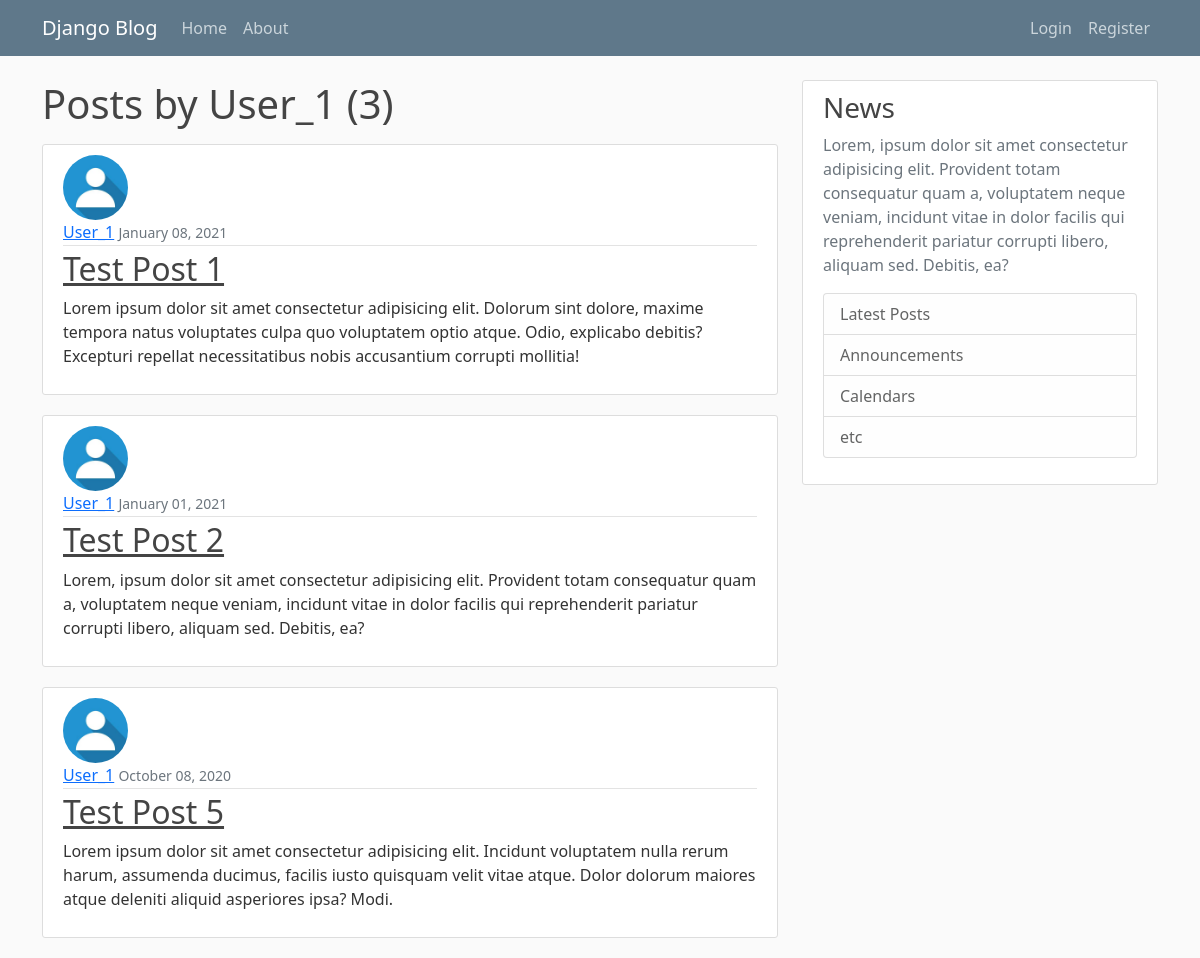
/user/User_1, run on the app's committed database.
### blog/models.py (models this page shows, shortened)
class Post(models.Model):
    title = models.CharField(max_length=100)
    content = models.TextField()
    pub_date = models.DateTimeField(default=timezone.now)
    author = models.ForeignKey(User, on_delete=models.CASCADE)
    class Meta:
        verbose_name = "Post"
        verbose_name_plural = "Posts"

### users/models.py (models this page shows, shortened)
class Profile(models.Model):
    user = models.OneToOneField(User, on_delete=models.CASCADE)
    img = models.ImageField(default='default.jpeg', upload_to='profile_pics')

### blog/views.py (the view)
# urls.py: path('user/<str:username>', UserPostListView.as_view(), name='user-posts'),
class UserPostListView(ListView):
    model = Post
    template_name = 'blog/user_posts.html'
    context_object_name = 'posts'
    paginate_by = 3
    def get_queryset(self):
        user = get_object_or_404(User, username=self.kwargs.get('username'))
        return Post.objects.filter(author=user).order_by('-pub_date')

### blog/templates/blog/user_posts.html (shortened to what this page needs)
{% extends 'blog/template.html' %}
{% block content %}
<h1 class="mb-3">Posts by {{ view.kwargs.username }} ({{ page_obj.paginator.count }})</h1>
{% for post in posts %}
<article class="media content-section">
    <img class="rounded-circle article-img" src="{{ post.author.profile.img.url }}">
    <div class="media-body">
        <div class="article-metadata">
            <a class="mr-2" href="{% url 'user-posts' post.author.username %}">{{ post.author }}</a>
            <small class="text-muted">{{ post.pub_date|date:"F d, Y" }}</small>
        </div>
        <h2><a class="article-title" href="{% url 'post-detail' post.id %}">{{ post.title }}</a></h2>
        <p class="article-content">{{ post.content }}</p>
    </div>
</article>
{% endfor %}
{% endblock content %}

### blog/static/blog/main.css (style rules this page uses)
body { background: #fafafa; color: #333333; margin-top: 5rem; }
h1, h2, h3, h4, h5, h6 { color: #444444; }
.content-section { background: #ffffff; padding: 10px 20px; border: 1px solid #dddddd; border-radius: 3px; margin-bottom: 20px; }
.article-title { color: #444444; }
.article-content { white-space: pre-line; }
.article-img { height: 65px; width: 65px; margin-right: 16px; }
.article-metadata { padding-bottom: 1px; margin-bottom: 4px; border-bottom: 1px solid #e3e3e3; }

### data on the page
Post: author.profile.img (placeholder picture), author "User_1", pub_date "January 08, 2021", title "Test Post 1", content "Lorem ipsum dolor sit amet consectetur adipisicing elit. Dolorum sint dolore, maxime tempora natus voluptates culpa quo voluptatem optio atque. Odio, explicabo debitis? Excepturi repellat necessitatibus nobis accusantium corrupti mollitia!"
Post: author.profile.img (placeholder picture), author "User_1", pub_date "January 01, 2021", title "Test Post 2", content "Lorem, ipsum dolor sit amet consectetur adipisicing elit. Provident totam consequatur quam a, voluptatem neque veniam, incidunt vitae in dolor facilis qui reprehenderit pariatur corrupti libero, aliquam sed. Debitis, ea?"
Post: author.profile.img (placeholder picture), author "User_1", pub_date "October 08, 2020", title "Test Post 5", content "Lorem ipsum dolor sit amet consectetur adipisicing elit. Incidunt voluptatem nulla rerum harum, assumenda ducimus, facilis iusto quisquam velit vitae atque. Dolor dolorum maiores atque deleniti aliquid asperiores ipsa? Modi."

### other printed values
{{ view.kwargs.username }} "User_1"
{{ page_obj.paginator.count }} "3"
